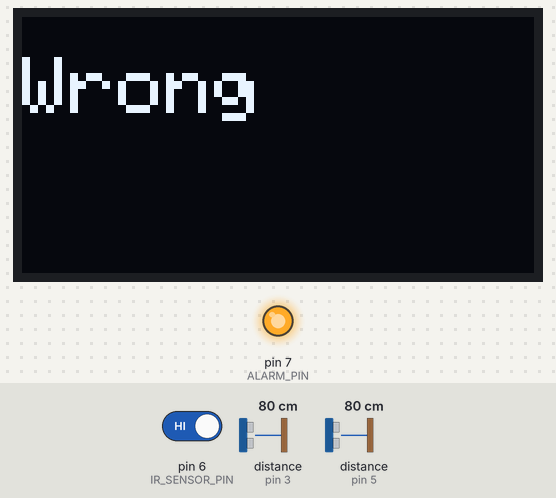
Simulated run of this sketch. Board: Arduino Uno, built with avr-gcc and run on an emulated ATmega328P. On the bench: 128×64 one-colour display, output pins drawn as LEDs (lit = HIGH). Inputs (shaded band) come from the test bench; at power-on: pin 6 (IR_SENSOR_PIN) HIGH, distance to the obstacle (sensors on pin 3, pin 5) 80 cm. The echo pulse lasts 58.3 µs per cm; the display library's start-up logo is not drawn.

Above: at 2.1 s.
Timing chart, 0 to 3.6 s (numbered marks = the images above):
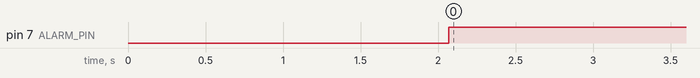

Measured:
- by itself, pin 7 (ALARM_PIN): LOW → HIGH at 2.1 s

The sketch:

sketch_apr2a.ino
```cpp
#include <NewPing.h>
#include <SPI.h>
#include <Wire.h>
#include <Adafruit_GFX.h>
#include <Adafruit_SSD1306.h>

#define TRIGGER_PIN1 2
#define ECHO_PIN1 3
#define TRIGGER_PIN2 4
#define ECHO_PIN2 5
#define MAX_DISTANCE 200 // Maximum distance for ultrasonic sensors (in cm).

#define SCREEN_WIDTH 128 // OLED display width, in pixels
#define SCREEN_HEIGHT 64 // OLED display height, in pixels
#define OLED_RESET_PIN 9 // Reset pin
#define OLED_DC 10       // Data/Command pin
#define OLED_CS 8        // Chip Select pin

#define ALARM_PIN 7
#define IR_SENSOR_PIN 6 // IR sensor input pin

NewPing sonar1(TRIGGER_PIN1, ECHO_PIN1, MAX_DISTANCE);
NewPing sonar2(TRIGGER_PIN2, ECHO_PIN2, MAX_DISTANCE);

Adafruit_SSD1306 display(SCREEN_WIDTH, SCREEN_HEIGHT, &Wire, OLED_RESET_PIN);

void setup() {
  pinMode(ALARM_PIN, OUTPUT);
  pinMode(IR_SENSOR_PIN, INPUT);

  // Initialize serial communication for debugging
  Serial.begin(9600);

  // Initialize the OLED display
  if (!display.begin(SSD1306_SWITCHCAPVCC, 0x3C)) { // Address 0x3C for the OLED
    Serial.println(F("SSD1306 allocation failed"));
    for (;;); // Loop forever if initialization fails
  }

  display.display();
  delay(2000); // Pause for 2 seconds
  display.clearDisplay();
}

void loop() {
  int distance1 = sonar1.ping_cm();
  int distance2 = sonar2.ping_cm();
  bool isObjectDetected = digitalRead(IR_SENSOR_PIN) == LOW; // Assuming LOW means object detected

  bool alarmCondition = (!isObjectDetected || (distance1 > 10 || distance2 > 10));

  if (alarmCondition) {
    digitalWrite(ALARM_PIN, HIGH); // Turn on the alarm
    displayMessage("Wrong");
  } else {
    digitalWrite(ALARM_PIN, LOW); // Turn off the alarm
    displayMessage("Correct");
  }

  delay(100); // Wait for 100 milliseconds
}

void displayMessage(String message) {
  display.clearDisplay();
  display.setTextSize(2);
  display.setTextColor(SSD1306_WHITE);
  display.setCursor(0, 10);
  display.println(message);
  display.display();
}
```
